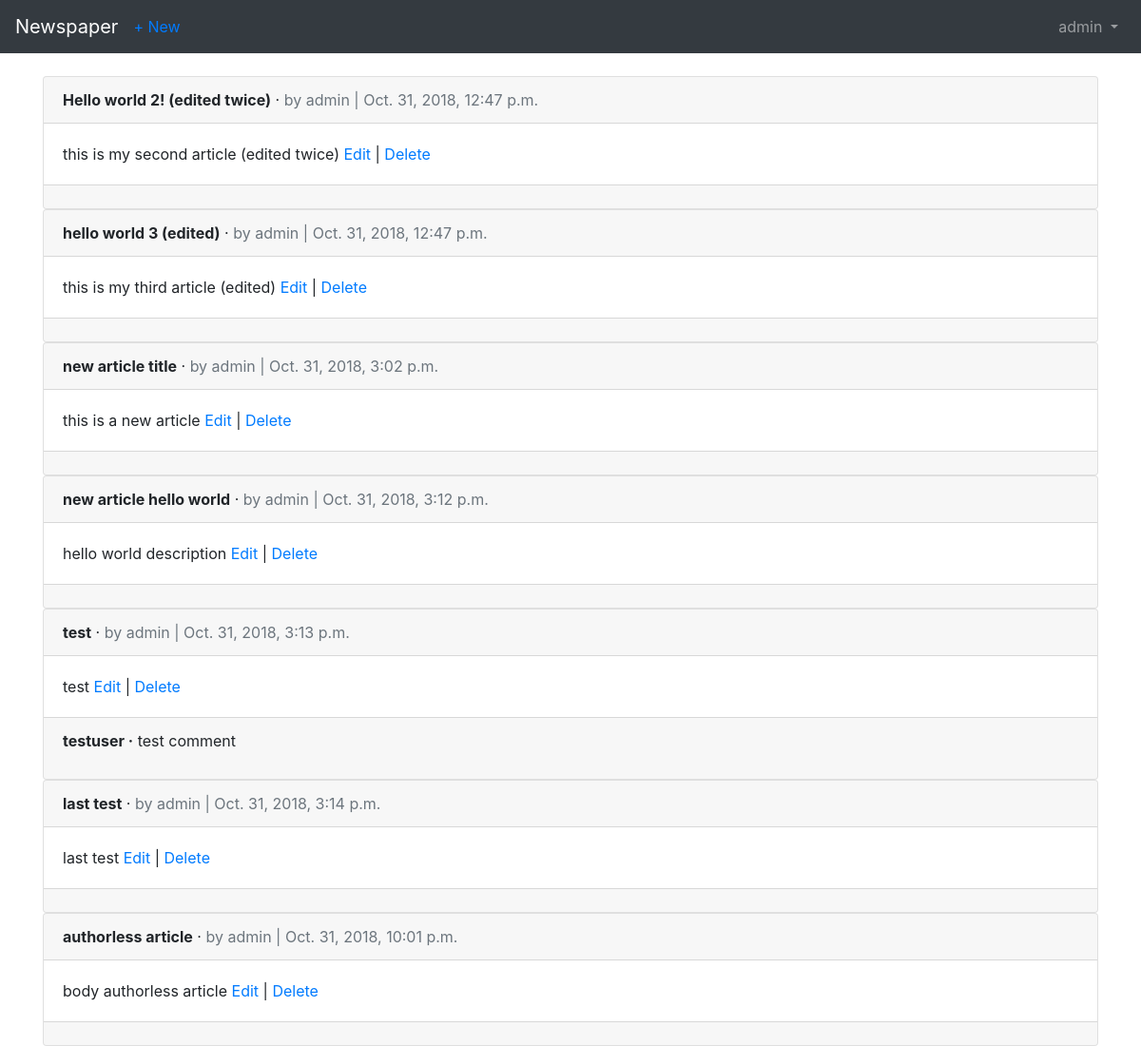
The page /articles/ (signed in) on the database its author committed.
### users/models.py (models this page shows)
class CustomUser(AbstractUser):
    age = models.PositiveIntegerField(default=0)

### articles/models.py (models this page shows, shortened)
class Article(models.Model):
    title = models.CharField(max_length=255)
    body = models.TextField()
    date = models.DateTimeField(auto_now_add=True)
    author = models.ForeignKey(
        settings.AUTH_USER_MODEL,
        on_delete=models.CASCADE
    )

class Comment(models.Model):
    article = models.ForeignKey(
        Article,
        on_delete=models.CASCADE,
        related_name='comments'
    )
    comment = models.CharField(max_length=140)
    author = models.ForeignKey(
        settings.AUTH_USER_MODEL,
        on_delete=models.CASCADE
    )
    def __str__(self):
        return self.comment

### articles/views.py (the view)
# urls.py: path('', views.ArticleListView.as_view(), name='article_list'),
class ArticleListView(LoginRequiredMixin, ListView):
    model = models.Article
    template_name = 'article_list.html'

### templates/article_list.html (shortened to what this page needs)
{% extends 'base.html' %}
{% block content %}
    {% for article in object_list %}
        <div class="card">
            <div class="card-header">
                <span class="font-weight-bold">{{article.title}}</span> &middot;
                <span class="text-muted">by {{article.author}} | {{article.date}}</span>
            </div>
            <div class="card-body">
                {{article.body}}
                <a href="{% url 'article_edit' article.pk %}">Edit</a> |
                <a href="{% url 'article_delete' article.pk %}">Delete</a>
            </div>
            <div class="card-footer">
                {% for comment in article.comments.all %}
                    <p>
                        <span class="font-weight-bold">{{comment.author}} &middot;</span>
                        {{ comment }}
                    </p>
                {% endfor %}
            </div>
        </div>
    {% endfor %}
{% endblock content %}

### templates/base.html (shortened to what this page needs)
<!doctype html>
<html lang="en">
<head>
    <link rel="stylesheet" href="https://maxcdn.bootstrapcdn.com/bootstrap/4.0.0/css/bootstrap.min.css"
>
</head>
<body>
    <nav class="navbar navbar-expand-md navbar-dark bg-dark mb-4">
        <a class="navbar-brand" href="{% url 'home' %}">Newspaper</a>
        {% if user.is_authenticated %}
            <ul class="navbar-nav mr-auto">
                <li class="navbar-item">
                    <a href="{% url 'article_new' %}">+ New</a>
                </li>
            </ul>
        {% endif %}
        <div class="collapse navbar-collapse" id="navbarCollapse">
            {% if user.is_authenticated %}
            <ul class="navbar-nav ml-auto">
                <li class="nav-item">
                    <a class="nav-link dropdown-toggle" href="#" id="userMenu" data-toggle="dropdown" aria-haspopup="true"
                        aria-expanded="false">
                        {{ user.username }}
                    </a>
                </li>
            </ul>
            {% else %}
            <form class="form-inline ml-auto">
                <a href="{% url 'login' %}" class="btn btn-outline-secondary">Log in</a>
                <a href="{% url 'signup' %}" class="btn btn-primary ml-2">Sign up</a>
            </form>
            {% endif %}
        </div>
    </nav>
    <div class="container">
        {% block content %}
        {% endblock %}
    </div>
</body>
</html>

### rows shown on the page
CustomUser: username "admin"
Article: title "Hello world 2! (edited twice)", author "admin", date "Oct. 31, 2018, 12:47 p.m.", body "this is my second article (edited twice)"
Article: title "hello world 3 (edited)", author "admin", date "Oct. 31, 2018, 12:47 p.m.", body "this is my third article (edited)"
Article: title "new article title", author "admin", date "Oct. 31, 2018, 3:02 p.m.", body "this is a new article"
Article: title "new article hello world", author "admin", date "Oct. 31, 2018, 3:12 p.m.", body "hello world description"
Article: title "test", author "admin", date "Oct. 31, 2018, 3:13 p.m.", body "test"
Comment: author "testuser", comment "test comment"
Article: title "last test", author "admin", date "Oct. 31, 2018, 3:14 p.m.", body "last test"
Article: title "authorless article", author "admin", date "Oct. 31, 2018, 10:01 p.m.", body "body authorless article"
